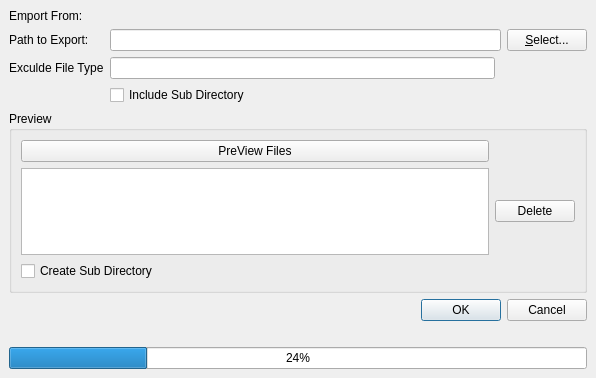
<?xml version="1.0" encoding="UTF-8"?>
<ui version="4.0">
 <class>ExportDocDialog</class>
 <widget class="QDialog" name="ExportDocDialog">
  <property name="geometry">
   <rect>
    <x>0</x>
    <y>0</y>
    <width>596</width>
    <height>378</height>
   </rect>
  </property>
  <property name="windowTitle">
   <string>Data Import</string>
  </property>
  <layout class="QGridLayout">
   <property name="margin">
    <number>9</number>
   </property>
   <property name="spacing">
    <number>6</number>
   </property>
   <item row="2" column="1" colspan="2">
    <widget class="QLineEdit" name="fileSelDir">
     <property name="readOnly">
      <bool>true</bool>
     </property>
    </widget>
   </item>
   <item row="2" column="3">
    <widget class="QPushButton" name="fileSelBtn">
     <property name="text">
      <string>&amp;Select...</string>
     </property>
    </widget>
   </item>
   <item row="9" column="0" colspan="4">
    <widget class="QGroupBox" name="groupBox">
     <property name="title">
      <string>Preview</string>
     </property>
     <layout class="QGridLayout">
      <property name="margin">
       <number>9</number>
      </property>
      <property name="spacing">
       <number>6</number>
      </property>
      <item row="2" column="0">
       <widget class="QTableView" name="previewView">
        <property name="editTriggers">
         <set>QAbstractItemView::NoEditTriggers</set>
        </property>
        <property name="alternatingRowColors">
         <bool>true</bool>
        </property>
        <property name="textElideMode">
         <enum>Qt::ElideNone</enum>
        </property>
        <property name="gridStyle">
         <enum>Qt::NoPen</enum>
        </property>
        <property name="sortingEnabled">
         <bool>true</bool>
        </property>
       </widget>
      </item>
      <item row="0" column="0">
       <widget class="QPushButton" name="previewBtn">
        <property name="text">
         <string>PreView Files</string>
        </property>
       </widget>
      </item>
      <item row="2" column="1">
       <widget class="QPushButton" name="delBtn">
        <property name="text">
         <string>Delete</string>
        </property>
       </widget>
      </item>
      <item row="3" column="0">
       <widget class="QCheckBox" name="createSubDirChk">
        <property name="text">
         <string>Create Sub Directory</string>
        </property>
       </widget>
      </item>
     </layout>
    </widget>
   </item>
   <item row="11" column="0" colspan="4">
    <widget class="QDialogButtonBox" name="buttonBox">
     <property name="whatsThis">
      <string/>
     </property>
     <property name="locale">
      <locale language="English" country="UnitedStates"/>
     </property>
     <property name="orientation">
      <enum>Qt::Horizontal</enum>
     </property>
     <property name="standardButtons">
      <set>QDialogButtonBox::Cancel|QDialogButtonBox::Ok</set>
     </property>
    </widget>
   </item>
   <item row="0" column="0">
    <widget class="QLabel" name="label_4">
     <property name="text">
      <string>Emport From:</string>
     </property>
    </widget>
   </item>
   <item row="2" column="0">
    <widget class="QLabel" name="label_1">
     <property name="text">
      <string>Path to Export:</string>
     </property>
    </widget>
   </item>
   <item row="0" column="1" colspan="2">
    <widget class="QLabel" name="destDir">
     <property name="text">
      <string/>
     </property>
    </widget>
   </item>
   <item row="6" column="1">
    <widget class="QCheckBox" name="inclueSubDirChk">
     <property name="toolTip">
      <string>Switch it on if the header should not be imported</string>
     </property>
     <property name="text">
      <string>Include Sub Directory </string>
     </property>
    </widget>
   </item>
   <item row="3" column="1">
    <widget class="QLineEdit" name="excludefileType">
     <property name="toolTip">
      <string>eg: *.doc,*.pdf</string>
     </property>
    </widget>
   </item>
   <item row="3" column="0">
    <widget class="QLabel" name="label">
     <property name="text">
      <string>Exculde File Type</string>
     </property>
    </widget>
   </item>
   <item row="13" column="0" colspan="4">
    <widget class="QProgressBar" name="progressBar">
     <property name="value">
      <number>24</number>
     </property>
    </widget>
   </item>
   <item row="12" column="0" colspan="2">
    <widget class="QLabel" name="pgfilename">
     <property name="text">
      <string/>
     </property>
    </widget>
   </item>
  </layout>
 </widget>
 <resources/>
 <connections>
  <connection>
   <sender>buttonBox</sender>
   <signal>rejected()</signal>
   <receiver>ExportDocDialog</receiver>
   <slot>reject()</slot>
   <hints>
    <hint type="sourcelabel">
     <x>295</x>
     <y>458</y>
    </hint>
    <hint type="destinationlabel">
     <x>286</x>
     <y>274</y>
    </hint>
   </hints>
  </connection>
 </connections>
</ui>
